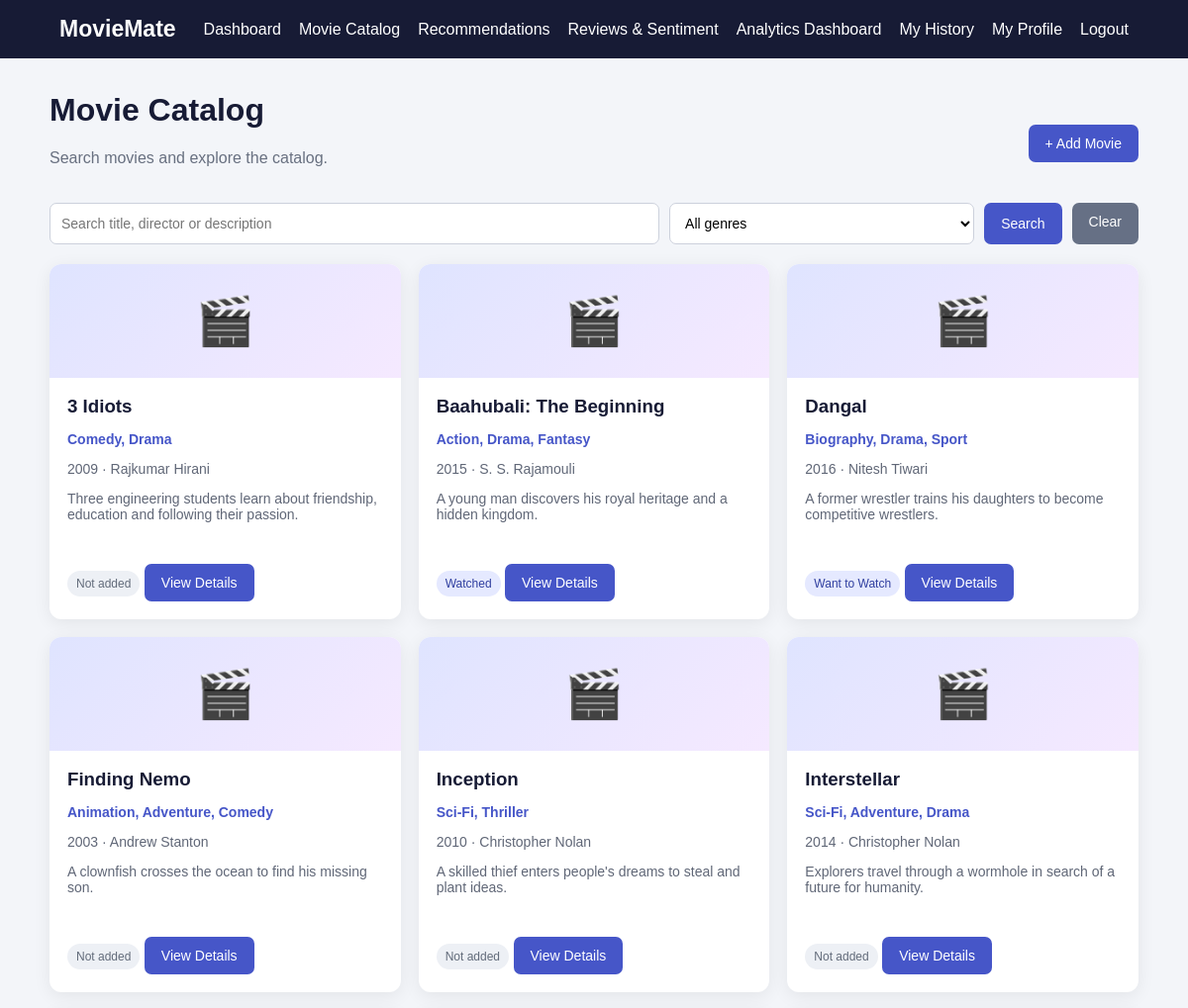
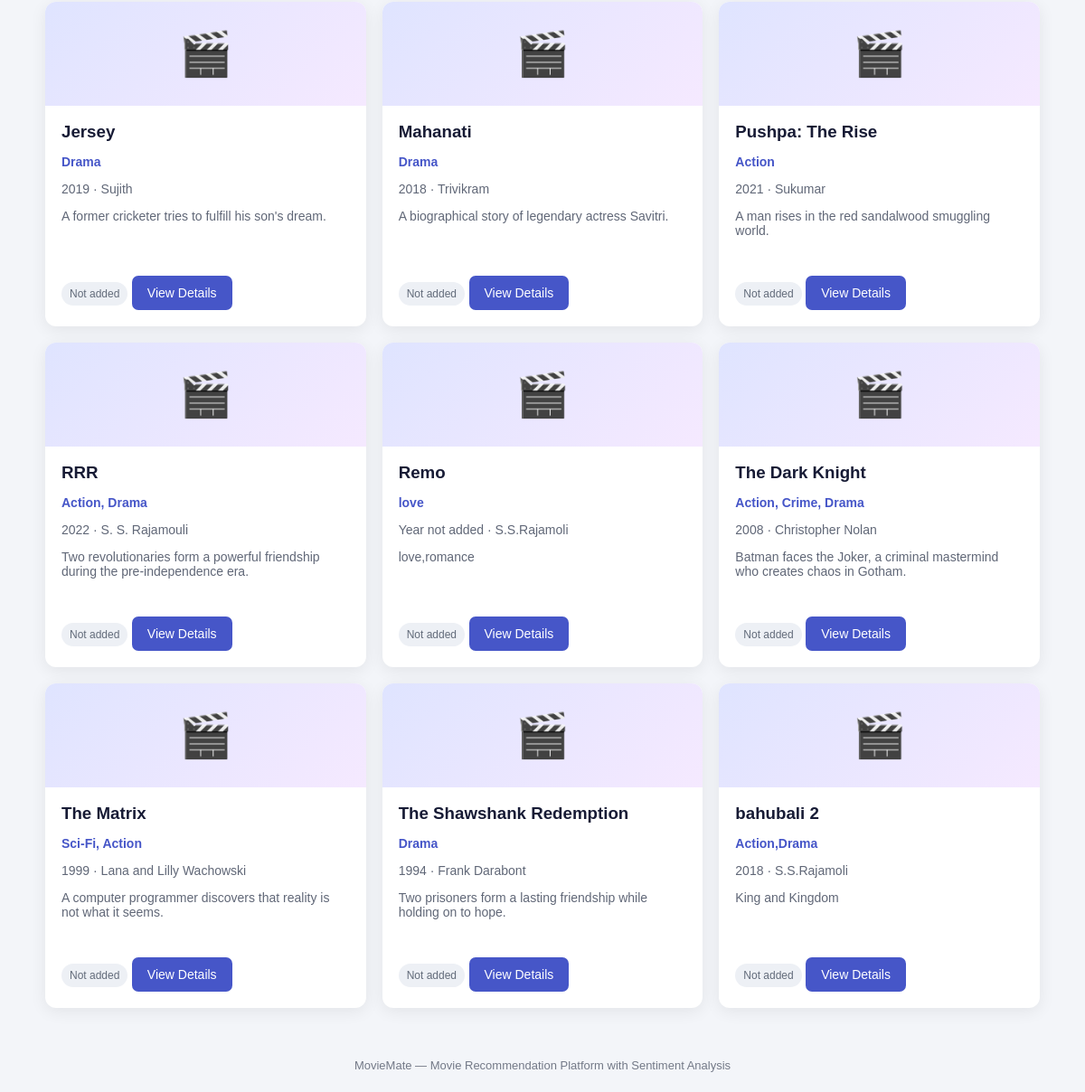
Page /movies (signed in) on the committed database (2 pictures, top to bottom).
### tables this page shows
CREATE TABLE movies (
            id INTEGER PRIMARY KEY AUTOINCREMENT,
            title TEXT NOT NULL,
            genre TEXT NOT NULL,
            release_year INTEGER,
            director TEXT DEFAULT '',
            description TEXT DEFAULT '',
            poster_url TEXT DEFAULT '',
            created_at TIMESTAMP DEFAULT CURRENT_TIMESTAMP
        );

CREATE TABLE watch_history (
            id INTEGER PRIMARY KEY AUTOINCREMENT,
            user_id INTEGER NOT NULL,
            movie_id INTEGER NOT NULL,
            status TEXT NOT NULL DEFAULT 'Want to Watch'
                CHECK(status IN ('Want to Watch', 'Watched')),
            watched_on TEXT,
            added_at TIMESTAMP DEFAULT CURRENT_TIMESTAMP,
            UNIQUE(user_id, movie_id),
            FOREIGN KEY(user_id) REFERENCES users(id) ON DELETE CASCADE,
            FOREIGN KEY(movie_id) REFERENCES movies(id) ON DELETE CASCADE
        );

### app.py (the view)
@app.route("/movies")
@login_required
def movies():
    search = request.args.get("search", "").strip()
    genre = request.args.get("genre", "").strip()
    sql = "SELECT * FROM movies WHERE 1=1"
    params = []
    if search:
        sql += " AND (title LIKE ? OR director LIKE ? OR description LIKE ?)"
        term = f"%{search}%"
        params.extend([term, term, term])
    if genre:
        sql += " AND genre LIKE ?"
        params.append(f"%{genre}%")
    sql += " ORDER BY title"
    db = get_db()
    movie_rows = db.execute(sql, params).fetchall()
    genre_rows = db.execute("SELECT DISTINCT genre FROM movies ORDER BY genre").fetchall()
    history_rows = db.execute(
        "SELECT movie_id, status FROM watch_history WHERE user_id = ?",
        (session["user_id"],)
    ).fetchall()
    user_status = {row["movie_id"]: row["status"] for row in history_rows}
    return render_template(
        "movies.html", movies=movie_rows, genres=genre_rows,
        selected_genre=genre, search=search, user_status=user_status
    )

### app.py (called while the page is built)
def get_db():
    if "db" not in g:
        g.db = sqlite3.connect(app.config["DATABASE"])
        g.db.row_factory = sqlite3.Row
        g.db.execute("PRAGMA foreign_keys = ON")
    return g.db

def login_required(view):
    @wraps(view)
    def wrapped_view(**kwargs):
        if "user_id" not in session:
            flash("Please log in to access that page.", "warning")
            return redirect(url_for("login"))
        return view(**kwargs)
    return wrapped_view

### templates/movies.html (shortened to what this page needs)
{% extends "base.html" %}
{% block content %}
<div class="page-heading">
    <div><h1>Movie Catalog</h1><p class="muted">Search movies and explore the catalog.</p></div>
    <a class="button-link" href="{{ url_for('add_movie') }}">+ Add Movie</a>
</div>
<form class="search-bar" method="GET" action="{{ url_for('movies') }}">
    <input type="text" name="search" value="{{ search }}" placeholder="Search title, director or description">
    <select name="genre">
        <option value="">All genres</option>
    </select>
    <button type="submit">Search</button>
    <a class="button-link secondary" href="{{ url_for('movies') }}">Clear</a>
</form>
{% if movies %}
<div class="movie-grid">
    {% for movie in movies %}
    <article class="movie-card">
        <div class="movie-placeholder">🎬</div>
        <div class="movie-content">
            <h3>{{ movie["title"] }}</h3>
            <p class="genre">{{ movie["genre"] }}</p>
            <p>{{ movie["release_year"] or "Year not added" }}{% if movie["director"] %} · {{ movie["director"] }}{% endif %}</p>
            <p class="description">{{ movie["description"] }}</p>
            {% if user_status.get(movie["id"]) %}
                <span class="status">{{ user_status[movie["id"]] }}</span>
            {% else %}
                <span class="status neutral">Not added</span>
            {% endif %}
            <a class="button-link" href="{{ url_for('movie_detail', movie_id=movie['id']) }}">View Details</a>
        </div>
    </article>
    {% endfor %}
</div>
{% else %}
<div class="empty-state"><h3>No movies found</h3><p>Try another search or genre.</p></div>
{% endif %}
{% endblock %}

### templates/base.html (shortened to what this page needs)
<!DOCTYPE html>
<html lang="en">
<head>
    <link rel="stylesheet" href="{{ url_for('static', filename='style.css') }}">
</head>
<body>
    <nav class="navbar">
        <a class="brand" href="{{ url_for('home') }}">MovieMate</a>
        <div class="nav-links">
            {% if session.get('user_id') %}
                <a href="{{ url_for('dashboard') }}">Dashboard</a>
                <a href="{{ url_for('movies') }}">Movie Catalog</a>
                <a href="{{ url_for('recommendations') }}">Recommendations</a>
                <a href="{{ url_for('reviews') }}">Reviews & Sentiment</a>
                <a href="{{ url_for('analytics') }}">Analytics Dashboard</a>
                <a href="{{ url_for('history') }}">My History</a>
                <a href="{{ url_for('profile') }}">My Profile</a>
                <a href="{{ url_for('logout') }}">Logout</a>
            {% else %}
                <a href="{{ url_for('login') }}">Login</a>
                <a href="{{ url_for('register') }}">Register</a>
            {% endif %}
        </div>
    </nav>
    <main class="container">
        {% block content %}{% endblock %}
    </main>
    <footer>MovieMate — Movie Recommendation Platform with Sentiment Analysis</footer>
</body>
</html>

### static/style.css (style rules this page uses)
* { box-sizing: border-box; }
body { margin: 0; font-family: Arial, Helvetica, sans-serif; background: #f3f5f9; color: #222; }
.navbar { background: #171b35; color: white; padding: 16px 5%; display: flex; justify-content: space-between; align-items: center; gap: 18px; }
.brand { color: white; font-size: 23px; font-weight: bold; text-decoration: none; }
.nav-links { display: flex; flex-wrap: wrap; gap: 18px; }
.nav-links a { color: white; text-decoration: none; }
.container { width: min(1100px, 94%); margin: 34px auto; min-height: 75vh; }
.form-card, .info-card, .notice, .welcome, .stat-card, .movie-card, .detail-card, .empty-state { background: white; padding: 25px; border-radius: 12px; box-shadow: 0 4px 18px rgba(0,0,0,.07); }
h1 { margin-top: 0; color: #171b35; }
.muted { color: #687080; }
input, textarea, select { width: 100%; padding: 11px; border: 1px solid #ccd1dc; border-radius: 7px; font-size: 14px; background: white; }
button, .button-link { display: inline-block; padding: 11px 17px; border: 0; border-radius: 7px; background: #4656c8; color: white; font-size: 14px; text-decoration: none; cursor: pointer; }
button { margin-top: 16px; }
.button-link { margin-top: 12px; }
.button-link.secondary { background: #667085; }
a { color: #4656c8; }
.page-heading { display: flex; justify-content: space-between; align-items: center; gap: 15px; }
.search-bar { display: grid; grid-template-columns: 2fr 1fr auto auto; gap: 10px; margin: 20px 0; }
.search-bar button, .search-bar .button-link { margin: 0; }
.movie-grid { display: grid; grid-template-columns: repeat(3, 1fr); gap: 18px; }
.movie-card { padding: 0; overflow: hidden; }
.movie-placeholder { height: 115px; display: grid; place-items: center; background: linear-gradient(135deg, #dfe4ff, #f5e9ff); font-size: 48px; }
.movie-content { padding: 18px; }
.movie-content h3 { margin: 0 0 8px; color: #171b35; }
.movie-content p { font-size: 14px; color: #606777; }
.genre { color: #4656c8 !important; font-weight: bold; }
.description { min-height: 48px; }
.status { display: inline-block; background: #e5e9ff; color: #303f9f; padding: 6px 9px; border-radius: 20px; font-size: 12px; }
.status.neutral { background: #edf0f5; color: #626b7a; }
footer { text-align: center; padding: 22px; color: #737987; font-size: 13px; }

### rows in the picture
movies: title "3 Idiots", genre "Comedy, Drama", release_year "2009", director "Rajkumar Hirani", description "Three engineering students learn about friendship, education and following their passion.", shows "Not added"
movies: title "Baahubali: The Beginning", genre "Action, Drama, Fantasy", release_year "2015", director "S. S. Rajamouli", description "A young man discovers his royal heritage and a hidden kingdom."
watch_history: status "Watched"
movies: title "Dangal", genre "Biography, Drama, Sport", release_year "2016", director "Nitesh Tiwari", description "A former wrestler trains his daughters to become competitive wrestlers."
watch_history: status "Want to Watch"
movies: title "Finding Nemo", genre "Animation, Adventure, Comedy", release_year "2003", director "Andrew Stanton", description "A clownfish crosses the ocean to find his missing son.", shows "Not added"
movies: title "Inception", genre "Sci-Fi, Thriller", release_year "2010", director "Christopher Nolan", description "A skilled thief enters people's dreams to steal and plant ideas.", shows "Not added"
movies: title "Interstellar", genre "Sci-Fi, Adventure, Drama", release_year "2014", director "Christopher Nolan", description "Explorers travel through a wormhole in search of a future for humanity.", shows "Not added"
movies: title "Jersey", genre "Drama", release_year "2019", director "Sujith", description "A former cricketer tries to fulfill his son's dream.", shows "Not added"
movies: title "Mahanati", genre "Drama", release_year "2018", director "Trivikram", description "A biographical story of legendary actress Savitri.", shows "Not added"
movies: title "Pushpa: The Rise", genre "Action", release_year "2021", director "Sukumar", description "A man rises in the red sandalwood smuggling world.", shows "Not added"
movies: title "RRR", genre "Action, Drama", release_year "2022", director "S. S. Rajamouli", description "Two revolutionaries form a powerful friendship during the pre-independence era.", shows "Not added"
movies: title "Remo", genre "love", movie "Year not added", director "S.S.Rajamoli", description "love,romance", shows "Not added"
movies: title "The Dark Knight", genre "Action, Crime, Drama", release_year "2008", director "Christopher Nolan", description "Batman faces the Joker, a criminal mastermind who creates chaos in Gotham.", shows "Not added"
movies: title "The Matrix", genre "Sci-Fi, Action", release_year "1999", director "Lana and Lilly Wachowski", description "A computer programmer discovers that reality is not what it seems.", shows "Not added"
movies: title "The Shawshank Redemption", genre "Drama", release_year "1994", director "Frank Darabont", description "Two prisoners form a lasting friendship while holding on to hope.", shows "Not added"
movies: title "bahubali 2", genre "Action,Drama", release_year "2018", director "S.S.Rajamoli", description "King and Kingdom", shows "Not added"
